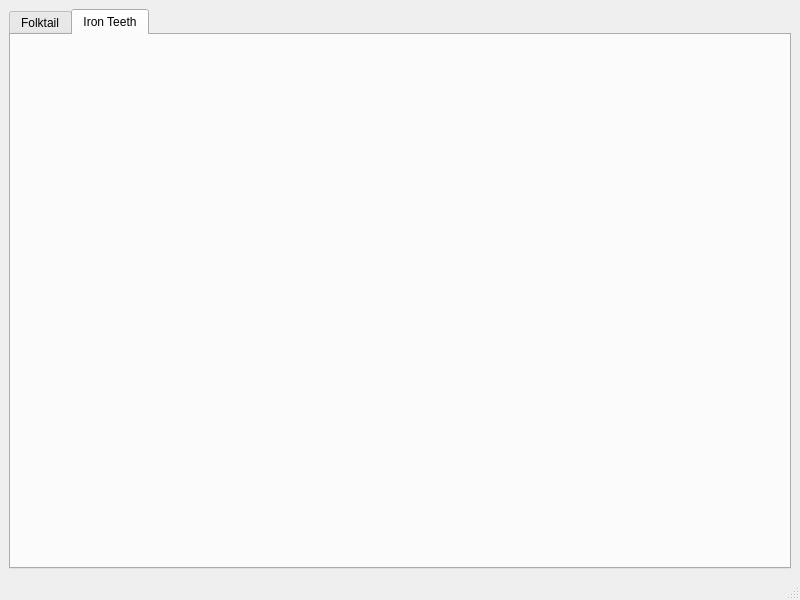
<?xml version="1.0" encoding="UTF-8"?>
<ui version="4.0">
 <class>MainWindow</class>
 <widget class="QMainWindow" name="MainWindow">
  <property name="geometry">
   <rect>
    <x>0</x>
    <y>0</y>
    <width>800</width>
    <height>600</height>
   </rect>
  </property>
  <property name="windowTitle">
   <string>Timberborn Calculator</string>
  </property>
  <widget class="QWidget" name="centralwidget">
   <layout class="QGridLayout" name="gridLayout">
    <item row="0" column="0">
     <widget class="QTabWidget" name="tabWidget">
      <property name="currentIndex">
       <number>1</number>
      </property>
      <widget class="QWidget" name="folktailTab">
       <attribute name="title">
        <string>Folktail</string>
       </attribute>
      </widget>
      <widget class="QWidget" name="ironTeethTab">
       <attribute name="title">
        <string>Iron Teeth</string>
       </attribute>
      </widget>
     </widget>
    </item>
   </layout>
  </widget>
  <widget class="QMenuBar" name="menubar">
   <property name="geometry">
    <rect>
     <x>0</x>
     <y>0</y>
     <width>800</width>
     <height>22</height>
    </rect>
   </property>
  </widget>
  <widget class="QStatusBar" name="statusbar"/>
 </widget>
 <resources/>
 <connections/>
</ui>
